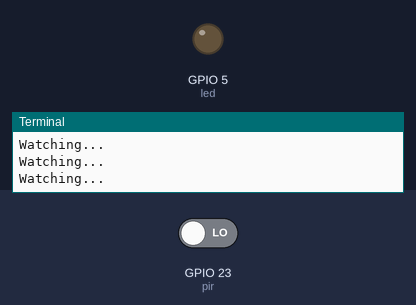
Recording of a program running on a simulated Raspberry Pi (BCM pin numbers). Shown: output pins drawn as LEDs (lit = HIGH), the last lines printed to the terminal. Inputs (shaded band) come from the test bench; at power-on: GPIO 23 (pir) LOW.

Above: at 1.2 s.
1.3 s: GPIO 23 (pir) driven HIGH
At 2.1 s:
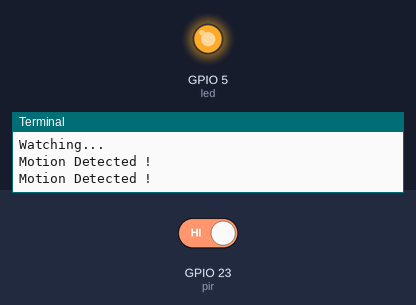
3.0 s: GPIO 23 (pir) driven LOW
At 4.4 s:
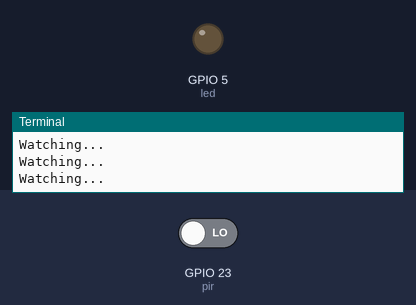
Timing chart, 0 to 6.0 s (numbered marks = the images above; inputs shaded):
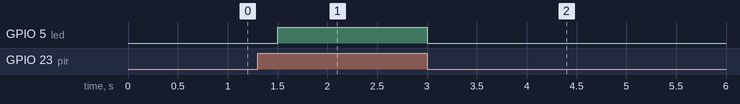

The program:

03_pir_with_buzzer.py
```python
import RPi.GPIO as GPIO
import time
GPIO.setmode(GPIO.BCM)
pir=23
led=5
GPIO.setup(pir, GPIO.IN)
GPIO.setup(led, GPIO.OUT)

while True:
    if(GPIO.input(pir)):
        print("Motion Detected !")
        GPIO.output(led,1)
    else:
        print("Watching...")
        GPIO.output(led,0)
    time.sleep(0.5)
```

Measured:
- after the input at 1.3 s, GPIO 5 (led): LOW → HIGH after 0.20 s
- after the input at 3.0 s, GPIO 5 (led): HIGH → LOW at once
